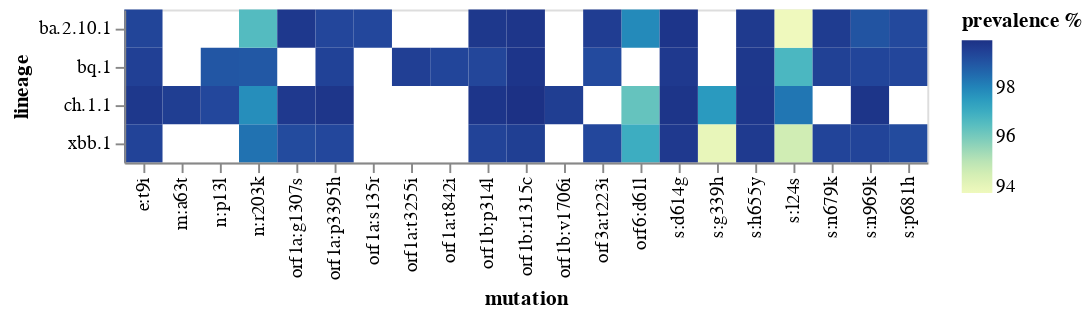

The code cell stored with this chart in its notebook:
### Code cell
alt.Chart(df).mark_rect().encode(
    x = "mutation:N",
    y = "lineage:N",
    color = 'prevalence %:Q'
)

### Figure 1 — Vega-Lite specification as saved in the notebook (floating-point values rounded to 4 significant figures)
{"config": {"view": {"continuousWidth": 400, "continuousHeight": 300}}, "data": {"name": "data-253d50149cc6ebc43c911656f3a6af57"}, "mark": "rect", "encoding": {"color": {"field": "prevalence %", "type": "quantitative"}, "x": {"field": "mutation", "type": "nominal"}, "y": {"field": "lineage", "type": "nominal"}}, "$schema": "https://vega.github.io/schema/vega-lite/v4.17.0.json", "datasets": {"data-253d50149cc6ebc43c911656f3a6af57": [{"mutation": "orf6:d61l", "mutation_count": 26880, "lineage_count": 27707, "lineage": "xbb.1", "gene": "ORF6", "ref_aa": "D", "alt_aa": "L", "codon_num": 61, "codon_end": "None", "type": "substitution", "prevalence %": 97.02, "change_length_nt": "None"}, {"mutation": "s:l24s", "mutation_count": 26203, "lineage_count": 27707, "lineage": "xbb.1", "gene": "S", "ref_aa": "L", "alt_aa": "S", "codon_num": 24, "codon_end": "None", "type": "substitution", "prevalence %": 94.57, "change_length_nt": "None"}, {"mutation": "n:r203k", "mutation_count": 27255, "lineage_count": 27707, "lineage": "xbb.1", "gene": "N", "ref_aa": "R", "alt_aa": "K", "codon_num": 203, "codon_end": "None", "type": "substitution", "prevalence %": 98.37, "change_length_nt": "None"}, {"mutation": "s:g339h", "mutation_count": 26025, "lineage_count": 27707, "lineage": "xbb.1", "gene": "S", "ref_aa": "G", "alt_aa": "H", "codon_num": 339, "codon_end": "None", "type": "substitution", "prevalence %": 93.93, "change_length_nt": "None"}, {"mutation": "s:d614g", "mutation_count": 27613, "lineage_count": 27707, "lineage": "xbb.1", "gene": "S", "ref_aa": "D", "alt_aa": "G", "codon_num": 614, "codon_end": "None", "type": "substitution", "prevalence %": 99.66, "change_length_nt": "None"}, {"mutation": "s:h655y", "mutation_count": 27608, "lineage_count": 27707, "lineage": "xbb.1", "gene": "S", "ref_aa": "H", "alt_aa": "Y", "codon_num": 655, "codon_end": "None", "type": "substitution", "prevalence %": 99.64, "change_length_nt": "None"}, {"mutation": "orf1b:r1315c", "mutation_count": 27572, "lineage_count": 27707, "lineage": "xbb.1", "gene": "ORF1b", "ref_aa": "R", "alt_aa": "C", "codon_num": 1315, "codon_end": "None", "type": "substitution", "prevalence %": 99.51, "change_length_nt": "None"}, {"mutation": "e:t9i", "mutation_count": 27541, "lineage_count": 27707, "lineage": "xbb.1", "gene": "E", "ref_aa": "T", "alt_aa": "I", "codon_num": 9, "codon_end": "None", "type": "substitution", "prevalence %": 99.4, "change_length_nt": "None"}, {"mutation": "orf1b:p314l", "mutation_count": 27536, "lineage_count": 27707, "lineage": "xbb.1", "gene": "ORF1b", "ref_aa": "P", "alt_aa": "L", "codon_num": 314, "codon_end": "None", "type": "substitution", "prevalence %": 99.38, "change_length_nt": "None"}, {"mutation": "s:n679k", "mutation_count": 27531, "lineage_count": 27707, "lineage": "xbb.1", "gene": "S", "ref_aa": "N", "alt_aa": "K", "codon_num": 679, "codon_end": "None", "type": "substitution", "prevalence %": 99.36, "change_length_nt": "None"}, {"mutation": "s:n969k", "mutation_count": 27528, "lineage_count": 27707, "lineage": "xbb.1", "gene": "S", "ref_aa": "N", "alt_aa": "K", "codon_num": 969, "codon_end": "None", "type": "substitution", "prevalence %": 99.35, "change_length_nt": "None"}, {"mutation": "orf1a:p3395h", "mutation_count": 27508, "lineage_count": 27707, "lineage": "xbb.1", "gene": "ORF1a", "ref_aa": "P", "alt_aa": "H", "codon_num": 3395, "codon_end": "None", "type": "substitution", "prevalence %": 99.28, "change_length_nt": "None"}, {"mutation": "orf3a:t223i", "mutation_count": 27506, "lineage_count": 27707, "lineage": "xbb.1", "gene": "ORF3a", "ref_aa": "T", "alt_aa": "I", "codon_num": 223, "codon_end": "None", "type": "substitution", "prevalence %": 99.27, "change_length_nt": "None"}, {"mutation": "s:p681h", "mutation_count": 27485, "lineage_count": 27707, "lineage": "xbb.1", "gene": "S", "ref_aa": "P", "alt_aa": "H", "codon_num": 681, "codon_end": "None", "type": "substitution", "prevalence %": 99.2, "change_length_nt": "None"}, {"mutation": "orf1a:g1307s", "mutation_count": 27482, "lineage_count": 27707, "lineage": "xbb.1", "gene": "ORF1a", "ref_aa": "G", "alt_aa": "S", "codon_num": 1307, "codon_end": "None", "type": "substitution", "prevalence %": 99.19, "change_length_nt": "None"}, {"mutation": "s:l24s", "mutation_count": 23561, "lineage_count": 24364, "lineage": "bq.1", "gene": "S", "ref_aa": "L", "alt_aa": "S", "codon_num": 24, "codon_end": "None", "type": "substitution", "prevalence %": 96.7, "change_length_nt": "None"}, {"mutation": "n:r203k", "mutation_count": 24096, "lineage_count": 24364, "lineage": "bq.1", "gene": "N", "ref_aa": "R", "alt_aa": "K", "codon_num": 203, "codon_end": "None", "type": "substitution", "prevalence %": 98.9, "change_length_nt": "None"}, {"mutation": "n:p13l", "mutation_count": 24108, "lineage_count": 24364, "lineage": "bq.1", "gene": "N", "ref_aa": "P", "alt_aa": "L", "codon_num": 13, "codon_end": "None", "type": "substitution", "prevalence %": 98.95, "change_length_nt": "None"}, {"mutation": "orf1b:r1315c", "mutation_count": 24309, "lineage_count": 24364, "lineage": "bq.1", "gene": "ORF1b", "ref_aa": "R", "alt_aa": "C", "codon_num": 1315, "codon_end": "None", "type": "substitution", "prevalence %": 99.77, "change_length_nt": "None"}, {"mutation": "s:h655y", "mutation_count": 24292, "lineage_count": 24364, "lineage": "bq.1", "gene": "S", "ref_aa": "H", "alt_aa": "Y", "codon_num": 655, "codon_end": "None", "type": "substitution", "prevalence %": 99.7, "change_length_nt": "None"}, {"mutation": "s:d614g", "mutation_count": 24282, "lineage_count": 24364, "lineage": "bq.1", "gene": "S", "ref_aa": "D", "alt_aa": "G", "codon_num": 614, "codon_end": "None", "type": "substitution", "prevalence %": 99.66, "change_length_nt": "None"}, {"mutation": "orf1a:t3255i", "mutation_count": 24241, "lineage_count": 24364, "lineage": "bq.1", "gene": "ORF1a", "ref_aa": "T", "alt_aa": "I", "codon_num": 3255, "codon_end": "None", "type": "substitution", "prevalence %": 99.5, "change_length_nt": "None"}, {"mutation": "e:t9i", "mutation_count": 24235, "lineage_count": 24364, "lineage": "bq.1", "gene": "E", "ref_aa": "T", "alt_aa": "I", "codon_num": 9, "codon_end": "None", "type": "substitution", "prevalence %": 99.47, "change_length_nt": "None"}, {"mutation": "s:n679k", "mutation_count": 24232, "lineage_count": 24364, "lineage": "bq.1", "gene": "S", "ref_aa": "N", "alt_aa": "K", "codon_num": 679, "codon_end": "None", "type": "substitution", "prevalence %": 99.46, "change_length_nt": "None"}, {"mutation": "orf1a:p3395h", "mutation_count": 24223, "lineage_count": 24364, "lineage": "bq.1", "gene": "ORF1a", "ref_aa": "P", "alt_aa": "H", "codon_num": 3395, "codon_end": "None", "type": "substitution", "prevalence %": 99.42, "change_length_nt": "None"}, {"mutation": "orf1a:t842i", "mutation_count": 24201, "lineage_count": 24364, "lineage": "bq.1", "gene": "ORF1a", "ref_aa": "T", "alt_aa": "I", "codon_num": 842, "codon_end": "None", "type": "substitution", "prevalence %": 99.33, "change_length_nt": "None"}, {"mutation": "s:n969k", "mutation_count": 24201, "lineage_count": 24364, "lineage": "bq.1", "gene": "S", "ref_aa": "N", "alt_aa": "K", "codon_num": 969, "codon_end": "None", "type": "substitution", "prevalence %": 99.33, "change_length_nt": "None"}, {"mutation": "orf1b:p314l", "mutation_count": 24199, "lineage_count": 24364, "lineage": "bq.1", "gene": "ORF1b", "ref_aa": "P", "alt_aa": "L", "codon_num": 314, "codon_end": "None", "type": "substitution", "prevalence %": 99.32, "change_length_nt": "None"}, {"mutation": "s:p681h", "mutation_count": 24196, "lineage_count": 24364, "lineage": "bq.1", "gene": "S", "ref_aa": "P", "alt_aa": "H", "codon_num": 681, "codon_end": "None", "type": "substitution", "prevalence %": 99.31, "change_length_nt": "None"}, {"mutation": "orf3a:t223i", "mutation_count": 24171, "lineage_count": 24364, "lineage": "bq.1", "gene": "ORF3a", "ref_aa": "T", "alt_aa": "I", "codon_num": 223, "codon_end": "None", "type": "substitution", "prevalence %": 99.21, "change_length_nt": "None"}, {"mutation": "orf6:d61l", "mutation_count": 9187, "lineage_count": 9387, "lineage": "ba.2.10.1", "gene": "ORF6", "ref_aa": "D", "alt_aa": "L", "codon_num": 61, "codon_end": "None", "type": "substitution", "prevalence %": 97.87, "change_length_nt": "None"}, {"mutation": "s:l24s", "mutation_count": 8798, "lineage_count": 9387, "lineage": "ba.2.10.1", "gene": "S", "ref_aa": "L", "alt_aa": "S", "codon_num": 24, "codon_end": "None", "type": "substitution", "prevalence %": 93.73, "change_length_nt": "None"}, {"mutation": "n:r203k", "mutation_count": 9064, "lineage_count": 9387, "lineage": "ba.2.10.1", "gene": "N", "ref_aa": "R", "alt_aa": "K", "codon_num": 203, "codon_end": "None", "type": "substitution", "prevalence %": 96.56, "change_length_nt": "None"}, {"mutation": "s:d614g", "mutation_count": 9366, "lineage_count": 9387, "lineage": "ba.2.10.1", "gene": "S", "ref_aa": "D", "alt_aa": "G", "codon_num": 614, "codon_end": "None", "type": "substitution", "prevalence %": 99.78, "change_length_nt": "None"}, {"mutation": "orf1b:r1315c", "mutation_count": 9364, "lineage_count": 9387, "lineage": "ba.2.10.1", "gene": "ORF1b", "ref_aa": "R", "alt_aa": "C", "codon_num": 1315, "codon_end": "None", "type": "substitution", "prevalence %": 99.75, "change_length_nt": "None"}, {"mutation": "orf1b:p314l", "mutation_count": 9360, "lineage_count": 9387, "lineage": "ba.2.10.1", "gene": "ORF1b", "ref_aa": "P", "alt_aa": "L", "codon_num": 314, "codon_end": "None", "type": "substitution", "prevalence %": 99.71, "change_length_nt": "None"}, {"mutation": "orf1a:g1307s", "mutation_count": 9358, "lineage_count": 9387, "lineage": "ba.2.10.1", "gene": "ORF1a", "ref_aa": "G", "alt_aa": "S", "codon_num": 1307, "codon_end": "None", "type": "substitution", "prevalence %": 99.69, "change_length_nt": "None"}, {"mutation": "s:h655y", "mutation_count": 9355, "lineage_count": 9387, "lineage": "ba.2.10.1", "gene": "S", "ref_aa": "H", "alt_aa": "Y", "codon_num": 655, "codon_end": "None", "type": "substitution", "prevalence %": 99.66, "change_length_nt": "None"}, {"mutation": "s:n679k", "mutation_count": 9349, "lineage_count": 9387, "lineage": "ba.2.10.1", "gene": "S", "ref_aa": "N", "alt_aa": "K", "codon_num": 679, "codon_end": "None", "type": "substitution", "prevalence %": 99.6, "change_length_nt": "None"}, {"mutation": "orf3a:t223i", "mutation_count": 9345, "lineage_count": 9387, "lineage": "ba.2.10.1", "gene": "ORF3a", "ref_aa": "T", "alt_aa": "I", "codon_num": 223, "codon_end": "None", "type": "substitution", "prevalence %": 99.55, "change_length_nt": "None"}, {"mutation": "e:t9i", "mutation_count": 9326, "lineage_count": 9387, "lineage": "ba.2.10.1", "gene": "E", "ref_aa": "T", "alt_aa": "I", "codon_num": 9, "codon_end": "None", "type": "substitution", "prevalence %": 99.35, "change_length_nt": "None"}, {"mutation": "orf1a:p3395h", "mutation_count": 9323, "lineage_count": 9387, "lineage": "ba.2.10.1", "gene": "ORF1a", "ref_aa": "P", "alt_aa": "H", "codon_num": 3395, "codon_end": "None", "type": "substitution", "prevalence %": 99.32, "change_length_nt": "None"}, {"mutation": "orf1a:s135r", "mutation_count": 9320, "lineage_count": 9387, "lineage": "ba.2.10.1", "gene": "ORF1a", "ref_aa": "S", "alt_aa": "R", "codon_num": 135, "codon_end": "None", "type": "substitution", "prevalence %": 99.29, "change_length_nt": "None"}, {"mutation": "s:p681h", "mutation_count": 9315, "lineage_count": 9387, "lineage": "ba.2.10.1", "gene": "S", "ref_aa": "P", "alt_aa": "H", "codon_num": 681, "codon_end": "None", "type": "substitution", "prevalence %": 99.23, "change_length_nt": "None"}, {"mutation": "s:n969k", "mutation_count": 9293, "lineage_count": 9387, "lineage": "ba.2.10.1", "gene": "S", "ref_aa": "N", "alt_aa": "K", "codon_num": 969, "codon_end": "None", "type": "substitution", "prevalence %": 99.0, "change_length_nt": "None"}, {"mutation": "s:l24s", "mutation_count": 23183, "lineage_count": 23587, "lineage": "ch.1.1", "gene": "S", "ref_aa": "L", "alt_aa": "S", "codon_num": 24, "codon_end": "None", "type": "substitution", "prevalence %": 98.29, "change_length_nt": "None"}, {"mutation": "orf6:d61l", "mutation_count": 22705, "lineage_count": 23587, "lineage": "ch.1.1", "gene": "ORF6", "ref_aa": "D", "alt_aa": "L", "codon_num": 61, "codon_end": "None", "type": "substitution", "prevalence %": 96.26, "change_length_nt": "None"}, {"mutation": "n:r203k", "mutation_count": 23063, "lineage_count": 23587, "lineage": "ch.1.1", "gene": "N", "ref_aa": "R", "alt_aa": "K", "codon_num": 203, "codon_end": "None", "type": "substitution", "prevalence %": 97.78, "change_length_nt": "None"}, {"mutation": "s:g339h", "mutation_count": 23003, "lineage_count": 23587, "lineage": "ch.1.1", "gene": "S", "ref_aa": "G", "alt_aa": "H", "codon_num": 339, "codon_end": "None", "type": "substitution", "prevalence %": 97.52, "change_length_nt": "None"}, {"mutation": "orf1b:r1315c", "mutation_count": 23563, "lineage_count": 23587, "lineage": "ch.1.1", "gene": "ORF1b", "ref_aa": "R", "alt_aa": "C", "codon_num": 1315, "codon_end": "None", "type": "substitution", "prevalence %": 99.9, "change_length_nt": "None"}, {"mutation": "n:p13l", "mutation_count": 23419, "lineage_count": 23587, "lineage": "ch.1.1", "gene": "N", "ref_aa": "P", "alt_aa": "L", "codon_num": 13, "codon_end": "None", "type": "substitution", "prevalence %": 99.29, "change_length_nt": "None"}, {"mutation": "orf1a:p3395h", "mutation_count": 23529, "lineage_count": 23587, "lineage": "ch.1.1", "gene": "ORF1a", "ref_aa": "P", "alt_aa": "H", "codon_num": 3395, "codon_end": "None", "type": "substitution", "prevalence %": 99.75, "change_length_nt": "None"}, {"mutation": "s:d614g", "mutation_count": 23536, "lineage_count": 23587, "lineage": "ch.1.1", "gene": "S", "ref_aa": "D", "alt_aa": "G", "codon_num": 614, "codon_end": "None", "type": "substitution", "prevalence %": 99.78, "change_length_nt": "None"}, {"mutation": "s:n969k", "mutation_count": 23535, "lineage_count": 23587, "lineage": "ch.1.1", "gene": "S", "ref_aa": "N", "alt_aa": "K", "codon_num": 969, "codon_end": "None", "type": "substitution", "prevalence %": 99.78, "change_length_nt": "None"}, {"mutation": "orf1b:p314l", "mutation_count": 23534, "lineage_count": 23587, "lineage": "ch.1.1", "gene": "ORF1b", "ref_aa": "P", "alt_aa": "L", "codon_num": 314, "codon_end": "None", "type": "substitution", "prevalence %": 99.78, "change_length_nt": "None"}, {"mutation": "s:h655y", "mutation_count": 23521, "lineage_count": 23587, "lineage": "ch.1.1", "gene": "S", "ref_aa": "H", "alt_aa": "Y", "codon_num": 655, "codon_end": "None", "type": "substitution", "prevalence %": 99.72, "change_length_nt": "None"}, {"mutation": "e:t9i", "mutation_count": 23517, "lineage_count": 23587, "lineage": "ch.1.1", "gene": "E", "ref_aa": "T", "alt_aa": "I", "codon_num": 9, "codon_end": "None", "type": "substitution", "prevalence %": 99.7, "change_length_nt": "None"}, {"mutation": "orf1a:g1307s", "mutation_count": 23509, "lineage_count": 23587, "lineage": "ch.1.1", "gene": "ORF1a", "ref_aa": "G", "alt_aa": "S", "codon_num": 1307, "codon_end": "None", "type": "substitution", "prevalence %": 99.67, "change_length_nt": "None"}, {"mutation": "m:a63t", "mutation_count": 23479, "lineage_count": 23587, "lineage": "ch.1.1", "gene": "M", "ref_aa": "A", "alt_aa": "T", "codon_num": 63, "codon_end": "None", "type": "substitution", "prevalence %": 99.54, "change_length_nt": "None"}, {"mutation": "orf1b:v1706i", "mutation_count": 23480, "lineage_count": 23587, "lineage": "ch.1.1", "gene": "ORF1b", "ref_aa": "V", "alt_aa": "I", "codon_num": 1706, "codon_end": "None", "type": "substitution", "prevalence %": 99.55, "change_length_nt": "None"}]}}
